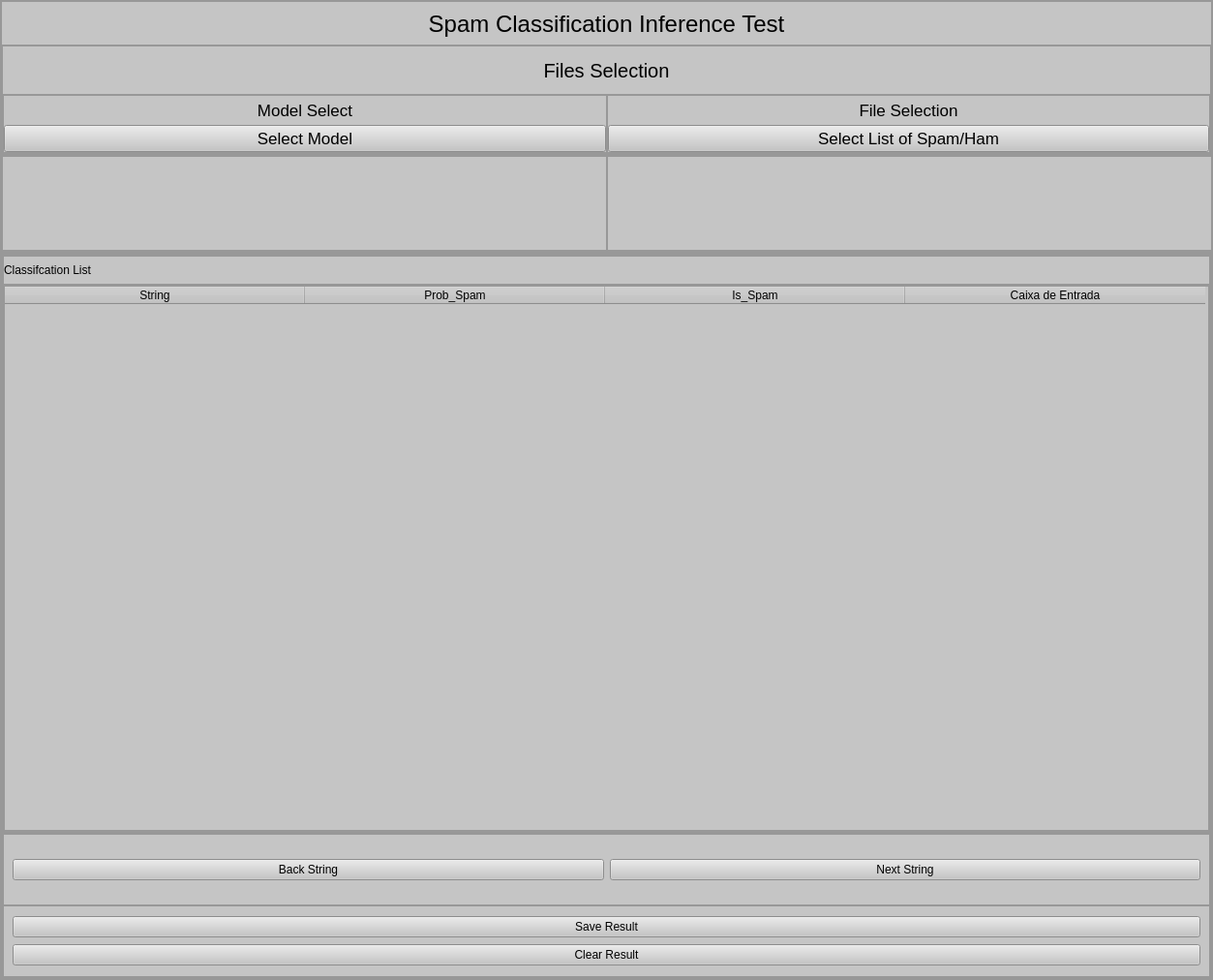
<?xml version="1.0" encoding="UTF-8"?>
<ui version="4.0">
 <class>MainWindow</class>
 <widget class="QMainWindow" name="MainWindow">
  <property name="geometry">
   <rect>
    <x>0</x>
    <y>0</y>
    <width>1253</width>
    <height>1012</height>
   </rect>
  </property>
  <property name="minimumSize">
   <size>
    <width>1253</width>
    <height>841</height>
   </size>
  </property>
  <property name="font">
   <font>
    <pointsize>8</pointsize>
   </font>
  </property>
  <property name="windowTitle">
   <string>Spam Classification Inferece Test </string>
  </property>
  <widget class="QWidget" name="centralwidget">
   <property name="sizePolicy">
    <sizepolicy hsizetype="Preferred" vsizetype="Preferred">
     <horstretch>0</horstretch>
     <verstretch>0</verstretch>
    </sizepolicy>
   </property>
   <property name="minimumSize">
    <size>
     <width>1253</width>
     <height>841</height>
    </size>
   </property>
   <layout class="QVBoxLayout" name="verticalLayout_5">
    <property name="spacing">
     <number>0</number>
    </property>
    <property name="leftMargin">
     <number>0</number>
    </property>
    <property name="topMargin">
     <number>0</number>
    </property>
    <property name="rightMargin">
     <number>0</number>
    </property>
    <property name="bottomMargin">
     <number>0</number>
    </property>
    <item>
     <widget class="QFrame" name="top_menu">
      <property name="minimumSize">
       <size>
        <width>0</width>
        <height>250</height>
       </size>
      </property>
      <property name="maximumSize">
       <size>
        <width>16777215</width>
        <height>450</height>
       </size>
      </property>
      <property name="styleSheet">
       <string notr="true">background-color: rgb(197, 197, 197);</string>
      </property>
      <property name="frameShape">
       <enum>QFrame::StyledPanel</enum>
      </property>
      <property name="frameShadow">
       <enum>QFrame::Sunken</enum>
      </property>
      <layout class="QVBoxLayout" name="verticalLayout">
       <property name="spacing">
        <number>0</number>
       </property>
       <property name="leftMargin">
        <number>0</number>
       </property>
       <property name="topMargin">
        <number>0</number>
       </property>
       <property name="rightMargin">
        <number>0</number>
       </property>
       <property name="bottomMargin">
        <number>0</number>
       </property>
       <item>
        <widget class="QFrame" name="top__Tittlemenu">
         <property name="minimumSize">
          <size>
           <width>0</width>
           <height>45</height>
          </size>
         </property>
         <property name="maximumSize">
          <size>
           <width>16777215</width>
           <height>45</height>
          </size>
         </property>
         <property name="frameShape">
          <enum>QFrame::StyledPanel</enum>
         </property>
         <property name="frameShadow">
          <enum>QFrame::Raised</enum>
         </property>
         <layout class="QHBoxLayout" name="horizontalLayout_3">
          <property name="spacing">
           <number>0</number>
          </property>
          <property name="leftMargin">
           <number>0</number>
          </property>
          <property name="topMargin">
           <number>0</number>
          </property>
          <property name="rightMargin">
           <number>0</number>
          </property>
          <property name="bottomMargin">
           <number>0</number>
          </property>
          <item>
           <widget class="QLabel" name="TittleLabel">
            <property name="minimumSize">
             <size>
              <width>0</width>
              <height>45</height>
             </size>
            </property>
            <property name="maximumSize">
             <size>
              <width>16777215</width>
              <height>45</height>
             </size>
            </property>
            <property name="font">
             <font>
              <pointsize>18</pointsize>
              <weight>50</weight>
              <bold>false</bold>
             </font>
            </property>
            <property name="frameShape">
             <enum>QFrame::NoFrame</enum>
            </property>
            <property name="text">
             <string>Spam Classification Inference Test</string>
            </property>
            <property name="alignment">
             <set>Qt::AlignCenter</set>
            </property>
           </widget>
          </item>
         </layout>
        </widget>
       </item>
       <item>
        <widget class="QFrame" name="Load_Files_Menus">
         <property name="minimumSize">
          <size>
           <width>0</width>
           <height>100</height>
          </size>
         </property>
         <property name="maximumSize">
          <size>
           <width>16777215</width>
           <height>200</height>
          </size>
         </property>
         <property name="frameShape">
          <enum>QFrame::StyledPanel</enum>
         </property>
         <property name="frameShadow">
          <enum>QFrame::Raised</enum>
         </property>
         <layout class="QVBoxLayout" name="verticalLayout_2">
          <property name="spacing">
           <number>0</number>
          </property>
          <property name="leftMargin">
           <number>0</number>
          </property>
          <property name="topMargin">
           <number>0</number>
          </property>
          <property name="rightMargin">
           <number>0</number>
          </property>
          <property name="bottomMargin">
           <number>0</number>
          </property>
          <item>
           <widget class="QFrame" name="Files_Selection_tittle">
            <property name="minimumSize">
             <size>
              <width>0</width>
              <height>50</height>
             </size>
            </property>
            <property name="maximumSize">
             <size>
              <width>16777215</width>
              <height>50</height>
             </size>
            </property>
            <property name="frameShape">
             <enum>QFrame::StyledPanel</enum>
            </property>
            <property name="frameShadow">
             <enum>QFrame::Raised</enum>
            </property>
            <layout class="QHBoxLayout" name="horizontalLayout_5">
             <property name="spacing">
              <number>0</number>
             </property>
             <property name="leftMargin">
              <number>0</number>
             </property>
             <property name="topMargin">
              <number>0</number>
             </property>
             <property name="rightMargin">
              <number>0</number>
             </property>
             <item>
              <widget class="QLabel" name="Files_Selection_Label">
               <property name="minimumSize">
                <size>
                 <width>0</width>
                 <height>50</height>
                </size>
               </property>
               <property name="maximumSize">
                <size>
                 <width>16777215</width>
                 <height>50</height>
                </size>
               </property>
               <property name="font">
                <font>
                 <pointsize>15</pointsize>
                </font>
               </property>
               <property name="text">
                <string>Files Selection</string>
               </property>
               <property name="alignment">
                <set>Qt::AlignCenter</set>
               </property>
              </widget>
             </item>
            </layout>
           </widget>
          </item>
          <item>
           <widget class="QFrame" name="Load_File_Menus_Selection_File">
            <property name="frameShape">
             <enum>QFrame::StyledPanel</enum>
            </property>
            <property name="frameShadow">
             <enum>QFrame::Raised</enum>
            </property>
            <layout class="QHBoxLayout" name="horizontalLayout_4">
             <property name="spacing">
              <number>0</number>
             </property>
             <property name="leftMargin">
              <number>0</number>
             </property>
             <property name="topMargin">
              <number>0</number>
             </property>
             <property name="rightMargin">
              <number>0</number>
             </property>
             <property name="bottomMargin">
              <number>0</number>
             </property>
             <item>
              <widget class="QFrame" name="Model_Selection_Menu">
               <property name="minimumSize">
                <size>
                 <width>0</width>
                 <height>60</height>
                </size>
               </property>
               <property name="frameShape">
                <enum>QFrame::StyledPanel</enum>
               </property>
               <property name="frameShadow">
                <enum>QFrame::Raised</enum>
               </property>
               <layout class="QVBoxLayout" name="verticalLayout_4">
                <property name="spacing">
                 <number>0</number>
                </property>
                <property name="leftMargin">
                 <number>0</number>
                </property>
                <property name="topMargin">
                 <number>0</number>
                </property>
                <property name="rightMargin">
                 <number>0</number>
                </property>
                <property name="bottomMargin">
                 <number>0</number>
                </property>
                <item>
                 <widget class="QLabel" name="Model_Label">
                  <property name="minimumSize">
                   <size>
                    <width>0</width>
                    <height>30</height>
                   </size>
                  </property>
                  <property name="maximumSize">
                   <size>
                    <width>16777215</width>
                    <height>30</height>
                   </size>
                  </property>
                  <property name="font">
                   <font>
                    <pointsize>13</pointsize>
                   </font>
                  </property>
                  <property name="text">
                   <string>Model Select</string>
                  </property>
                  <property name="alignment">
                   <set>Qt::AlignCenter</set>
                  </property>
                 </widget>
                </item>
                <item>
                 <widget class="QPushButton" name="SelectModel">
                  <property name="font">
                   <font>
                    <pointsize>13</pointsize>
                   </font>
                  </property>
                  <property name="text">
                   <string>Select Model</string>
                  </property>
                 </widget>
                </item>
               </layout>
              </widget>
             </item>
             <item>
              <widget class="QFrame" name="File_Selection_Menu">
               <property name="frameShape">
                <enum>QFrame::StyledPanel</enum>
               </property>
               <property name="frameShadow">
                <enum>QFrame::Raised</enum>
               </property>
               <layout class="QVBoxLayout" name="verticalLayout_3">
                <property name="spacing">
                 <number>0</number>
                </property>
                <property name="leftMargin">
                 <number>0</number>
                </property>
                <property name="topMargin">
                 <number>0</number>
                </property>
                <property name="rightMargin">
                 <number>0</number>
                </property>
                <property name="bottomMargin">
                 <number>0</number>
                </property>
                <item>
                 <widget class="QLabel" name="File_Selection_Label">
                  <property name="minimumSize">
                   <size>
                    <width>0</width>
                    <height>30</height>
                   </size>
                  </property>
                  <property name="maximumSize">
                   <size>
                    <width>16777215</width>
                    <height>30</height>
                   </size>
                  </property>
                  <property name="font">
                   <font>
                    <pointsize>13</pointsize>
                   </font>
                  </property>
                  <property name="text">
                   <string>File Selection</string>
                  </property>
                  <property name="alignment">
                   <set>Qt::AlignCenter</set>
                  </property>
                 </widget>
                </item>
                <item>
                 <widget class="QPushButton" name="FileFonder">
                  <property name="font">
                   <font>
                    <pointsize>13</pointsize>
                   </font>
                  </property>
                  <property name="text">
                   <string>Select List of Spam/Ham</string>
                  </property>
                 </widget>
                </item>
               </layout>
              </widget>
             </item>
            </layout>
           </widget>
          </item>
         </layout>
        </widget>
       </item>
       <item>
        <widget class="QFrame" name="OptionsModels">
         <property name="minimumSize">
          <size>
           <width>0</width>
           <height>100</height>
          </size>
         </property>
         <property name="maximumSize">
          <size>
           <width>16777215</width>
           <height>100</height>
          </size>
         </property>
         <property name="frameShape">
          <enum>QFrame::StyledPanel</enum>
         </property>
         <property name="frameShadow">
          <enum>QFrame::Raised</enum>
         </property>
         <layout class="QHBoxLayout" name="horizontalLayout_6">
          <property name="spacing">
           <number>0</number>
          </property>
          <property name="leftMargin">
           <number>0</number>
          </property>
          <property name="topMargin">
           <number>0</number>
          </property>
          <property name="rightMargin">
           <number>0</number>
          </property>
          <property name="bottomMargin">
           <number>0</number>
          </property>
          <item>
           <widget class="QFrame" name="Model_File_Dir_Menu">
            <property name="minimumSize">
             <size>
              <width>625</width>
              <height>0</height>
             </size>
            </property>
            <property name="frameShape">
             <enum>QFrame::StyledPanel</enum>
            </property>
            <property name="frameShadow">
             <enum>QFrame::Raised</enum>
            </property>
            <layout class="QVBoxLayout" name="verticalLayout_6">
             <item>
              <widget class="QLabel" name="ModelDirLabel">
               <property name="font">
                <font>
                 <pointsize>14</pointsize>
                </font>
               </property>
               <property name="text">
                <string/>
               </property>
               <property name="alignment">
                <set>Qt::AlignCenter</set>
               </property>
              </widget>
             </item>
            </layout>
           </widget>
          </item>
          <item>
           <widget class="QFrame" name="FIle_Dir_Menu">
            <property name="minimumSize">
             <size>
              <width>625</width>
              <height>0</height>
             </size>
            </property>
            <property name="frameShape">
             <enum>QFrame::StyledPanel</enum>
            </property>
            <property name="frameShadow">
             <enum>QFrame::Raised</enum>
            </property>
            <layout class="QHBoxLayout" name="horizontalLayout_7">
             <property name="spacing">
              <number>0</number>
             </property>
             <property name="leftMargin">
              <number>0</number>
             </property>
             <property name="topMargin">
              <number>0</number>
             </property>
             <property name="rightMargin">
              <number>0</number>
             </property>
             <property name="bottomMargin">
              <number>0</number>
             </property>
             <item>
              <widget class="QLabel" name="FileDirLabel">
               <property name="font">
                <font>
                 <pointsize>14</pointsize>
                </font>
               </property>
               <property name="text">
                <string/>
               </property>
               <property name="alignment">
                <set>Qt::AlignCenter</set>
               </property>
              </widget>
             </item>
            </layout>
           </widget>
          </item>
         </layout>
        </widget>
       </item>
      </layout>
     </widget>
    </item>
    <item>
     <widget class="QFrame" name="back_menu">
      <property name="minimumSize">
       <size>
        <width>0</width>
        <height>562</height>
       </size>
      </property>
      <property name="maximumSize">
       <size>
        <width>16777215</width>
        <height>16777215</height>
       </size>
      </property>
      <property name="styleSheet">
       <string notr="true">background-color: rgb(197, 197, 197);</string>
      </property>
      <property name="frameShape">
       <enum>QFrame::StyledPanel</enum>
      </property>
      <property name="frameShadow">
       <enum>QFrame::Plain</enum>
      </property>
      <layout class="QHBoxLayout" name="horizontalLayout">
       <property name="spacing">
        <number>0</number>
       </property>
       <property name="leftMargin">
        <number>0</number>
       </property>
       <property name="topMargin">
        <number>0</number>
       </property>
       <property name="rightMargin">
        <number>0</number>
       </property>
       <property name="bottomMargin">
        <number>0</number>
       </property>
       <item>
        <widget class="QFrame" name="Classification_Menu_Back">
         <property name="frameShape">
          <enum>QFrame::StyledPanel</enum>
         </property>
         <property name="frameShadow">
          <enum>QFrame::Raised</enum>
         </property>
         <layout class="QVBoxLayout" name="verticalLayout_7">
          <property name="spacing">
           <number>0</number>
          </property>
          <property name="leftMargin">
           <number>0</number>
          </property>
          <property name="topMargin">
           <number>0</number>
          </property>
          <property name="rightMargin">
           <number>0</number>
          </property>
          <property name="bottomMargin">
           <number>0</number>
          </property>
          <item>
           <widget class="QFrame" name="Classification_Menu_Table">
            <property name="minimumSize">
             <size>
              <width>0</width>
              <height>366</height>
             </size>
            </property>
            <property name="frameShape">
             <enum>QFrame::StyledPanel</enum>
            </property>
            <property name="frameShadow">
             <enum>QFrame::Raised</enum>
            </property>
            <layout class="QVBoxLayout" name="verticalLayout_12" stretch="0,0">
             <property name="spacing">
              <number>0</number>
             </property>
             <property name="leftMargin">
              <number>0</number>
             </property>
             <property name="topMargin">
              <number>0</number>
             </property>
             <property name="rightMargin">
              <number>0</number>
             </property>
             <property name="bottomMargin">
              <number>0</number>
             </property>
             <item>
              <widget class="QFrame" name="Classfication_Table_Label_Menu">
               <property name="minimumSize">
                <size>
                 <width>0</width>
                 <height>30</height>
                </size>
               </property>
               <property name="maximumSize">
                <size>
                 <width>16777215</width>
                 <height>30</height>
                </size>
               </property>
               <property name="frameShape">
                <enum>QFrame::StyledPanel</enum>
               </property>
               <property name="frameShadow">
                <enum>QFrame::Raised</enum>
               </property>
               <layout class="QVBoxLayout" name="verticalLayout_13">
                <property name="spacing">
                 <number>0</number>
                </property>
                <property name="leftMargin">
                 <number>0</number>
                </property>
                <property name="topMargin">
                 <number>0</number>
                </property>
                <property name="rightMargin">
                 <number>0</number>
                </property>
                <property name="bottomMargin">
                 <number>0</number>
                </property>
                <item>
                 <widget class="QLabel" name="Classfication_Table_Label">
                  <property name="text">
                   <string>Classifcation List</string>
                  </property>
                 </widget>
                </item>
               </layout>
              </widget>
             </item>
             <item>
              <widget class="QFrame" name="Classifcation_Menu">
               <property name="frameShape">
                <enum>QFrame::StyledPanel</enum>
               </property>
               <property name="frameShadow">
                <enum>QFrame::Raised</enum>
               </property>
               <layout class="QHBoxLayout" name="horizontalLayout_2">
                <property name="spacing">
                 <number>0</number>
                </property>
                <property name="leftMargin">
                 <number>0</number>
                </property>
                <property name="topMargin">
                 <number>0</number>
                </property>
                <property name="rightMargin">
                 <number>0</number>
                </property>
                <property name="bottomMargin">
                 <number>0</number>
                </property>
                <item>
                 <widget class="QTableWidget" name="Classifcation_Table">
                  <property name="editTriggers">
                   <set>QAbstractItemView::AnyKeyPressed|QAbstractItemView::EditKeyPressed</set>
                  </property>
                  <attribute name="horizontalHeaderDefaultSectionSize">
                   <number>310</number>
                  </attribute>
                  <column>
                   <property name="text">
                    <string>String</string>
                   </property>
                  </column>
                  <column>
                   <property name="text">
                    <string>Prob_Spam</string>
                   </property>
                  </column>
                  <column>
                   <property name="text">
                    <string>Is_Spam</string>
                   </property>
                  </column>
                  <column>
                   <property name="text">
                    <string>Caixa de Entrada</string>
                   </property>
                  </column>
                 </widget>
                </item>
               </layout>
              </widget>
             </item>
            </layout>
           </widget>
          </item>
          <item>
           <widget class="QFrame" name="Classfication_Btn_Menu">
            <property name="minimumSize">
             <size>
              <width>0</width>
              <height>150</height>
             </size>
            </property>
            <property name="maximumSize">
             <size>
              <width>16777215</width>
              <height>150</height>
             </size>
            </property>
            <property name="frameShape">
             <enum>QFrame::StyledPanel</enum>
            </property>
            <property name="frameShadow">
             <enum>QFrame::Raised</enum>
            </property>
            <layout class="QVBoxLayout" name="verticalLayout_8">
             <property name="spacing">
              <number>0</number>
             </property>
             <property name="leftMargin">
              <number>0</number>
             </property>
             <property name="topMargin">
              <number>0</number>
             </property>
             <property name="rightMargin">
              <number>0</number>
             </property>
             <property name="bottomMargin">
              <number>0</number>
             </property>
             <item>
              <widget class="QFrame" name="Back_Next_Menu">
               <property name="frameShape">
                <enum>QFrame::StyledPanel</enum>
               </property>
               <property name="frameShadow">
                <enum>QFrame::Raised</enum>
               </property>
               <layout class="QHBoxLayout" name="horizontalLayout_10">
                <item>
                 <widget class="QPushButton" name="Back_String_Btn">
                  <property name="text">
                   <string>Back String</string>
                  </property>
                 </widget>
                </item>
                <item>
                 <widget class="QPushButton" name="Next_String_Btn">
                  <property name="text">
                   <string>Next String</string>
                  </property>
                 </widget>
                </item>
               </layout>
              </widget>
             </item>
             <item>
              <widget class="QFrame" name="Save_Clear_Menu">
               <property name="frameShape">
                <enum>QFrame::StyledPanel</enum>
               </property>
               <property name="frameShadow">
                <enum>QFrame::Raised</enum>
               </property>
               <layout class="QVBoxLayout" name="verticalLayout_15">
                <item>
                 <widget class="QPushButton" name="Save_Classication_Btn">
                  <property name="text">
                   <string>Save Result</string>
                  </property>
                 </widget>
                </item>
                <item>
                 <widget class="QPushButton" name="Clear_Classication_Btn">
                  <property name="text">
                   <string>Clear Result</string>
                  </property>
                 </widget>
                </item>
               </layout>
              </widget>
             </item>
            </layout>
           </widget>
          </item>
         </layout>
        </widget>
       </item>
      </layout>
     </widget>
    </item>
   </layout>
  </widget>
 </widget>
 <resources/>
 <connections/>
</ui>
